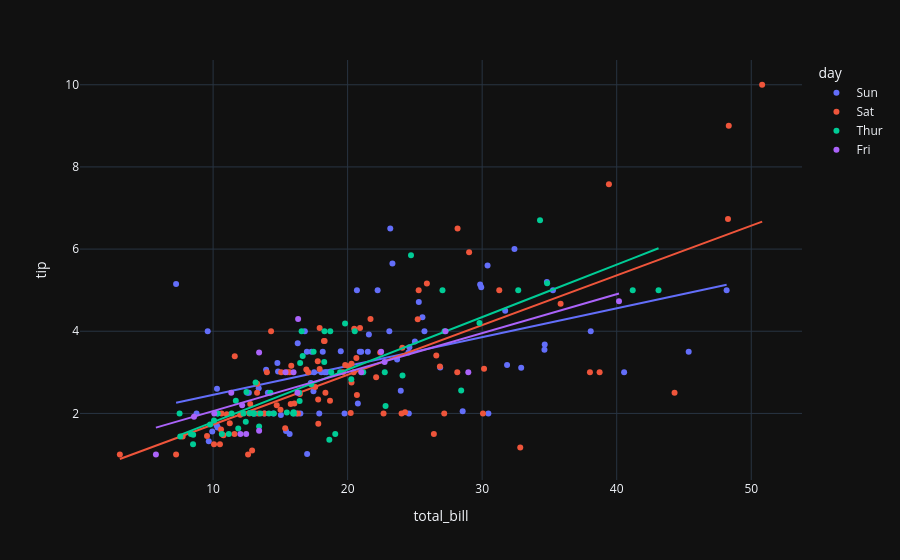

Notebook code cell kept with this figure:
### Markdown cell above
### Fitting Multiple Non-Numeric Conditions in Plotly

### Code cell
# create four separate plotly trendlines, one for each day of the week
px.scatter(data, x = "total_bill", y =  "tip", color = "day", trendline = "ols")
